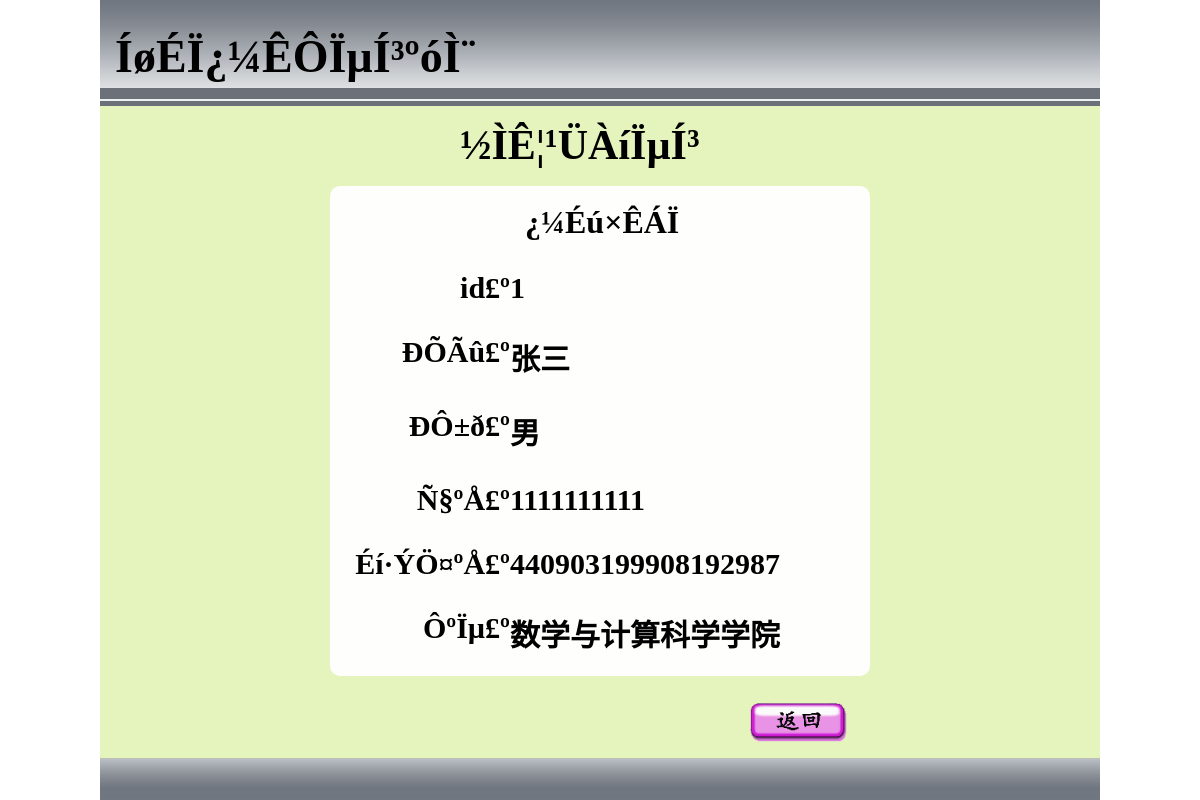
/studentmassege.php?id=1, run on the app's committed database.
### tables this page shows
CREATE TABLE `mastudent` (
  `id` int(11) NOT NULL AUTO_INCREMENT,
  `username` varchar(255) DEFAULT NULL,
  `stunumber` int(20) DEFAULT NULL,
  `myid` varchar(225) DEFAULT NULL,
  `xueyuan` varchar(255) DEFAULT NULL,
  `major` varchar(255) DEFAULT NULL,
  `sex` varchar(255) DEFAULT NULL,
  `usualscore` int(11) DEFAULT NULL,
  `allscore` int(11) DEFAULT NULL,
  `machscore` int(11) DEFAULT NULL,
  `page` int(11) DEFAULT NULL,
  `photo` varchar(255) DEFAULT NULL,
  `teachermassage` varchar(255) DEFAULT NULL,
  PRIMARY KEY (`id`)
);

### studentmassege.php (the view, shortened to what this page needs)
<!DOCTYPE html PUBLIC "-//W3C//DTD XHTML 1.0 Transitional//EN" "http://www.w3.org/TR/xhtml1/DTD/xhtml1-transitional.dtd">
<html xmlns="http://www.w3.org/1999/xhtml">
<head>
<link href="style/StudentsMessage.css" type="text/css" media="all" rel="stylesheet" />
</head>
<body
ondragstart="return false" draggable="return false"
        ondragenter="return false"
        ondragover="return false"
        ondrop="return false"
        onpaste="return false">
        <?php
        $id=$_GET["id"];
        $query="select * from mastudent where id='$id'";
        $result=mysql_query($query);
        $row=mysql_fetch_array($result);
        ?>
<div id="all">
  <div class="banner">
    <div class="banner_f1">
      <div class="banner_font"><strong>ÍøÉÏ¿¼ÊÔÏµÍ³ºóÌ¨</strong></div>
    </div>
    <div class="banner_f2"></div>
    <div class="banner_f3"></div>
    <div class="banner_f4"></div>
  </div>
  <div class="main">
    <div class="main_font">½ÌÊ¦¹ÜÀíÏµÍ³</div>
    <div class="box">
      <div class="box_font">¿¼Éú×ÊÁÏ</div>
      <div class="box_1">
        <div class="span1">id£º</div>
        <div class="span2"><?php echo $id;?></div>
      </div>
      <div class="box_2">
        <div class="span1">ÐÕÃû£º</div>
        <div class="span2"><?php echo $row["username"];?></div>
      </div>
      <div class="box_3">
        <div class="span1">ÐÔ±ð£º</div>
        <div class="span2"><?php echo $row["sex"];?></div>
      </div>
      <div class="box_4">
        <div class="span1">Ñ§ºÅ£º</div>
        <div class="span2"><?php echo $row["stunumber"];?></div>
      </div>
      <div class="box_5">
        <div class="span1">Éí·ÝÖ¤ºÅ£º</div>
        <div class="span2"><?php echo $row["myid"];?></div>
      </div>
      <div class="box_6">
        <div class="span1">ÔºÏµ£º</div>
        <div class="span2"><?php echo $row["xueyuan"];?></div>
      </div>
    </div>
  </div>
  <div class="footer">
    <div class="fanhui"><a href="studentmanage.php"><img src="images/fanhui.gif" id="fanhui" /></a></div>
  </div>
</div>
</body>
</html>

### style/StudentsMessage.css (style rules this page uses)
* { margin: 0; padding: 0; }
img { border-width: 0; }
a { text-decoration: none; }
#all { width: 1000px; height: 800px; margin: 0 auto; }
.banner { width: 1000px; height: 106px; overflow: hidden; }
.banner_f1 { width: 1000px; height: 88px; background-image: url(../images/001.png); overflow: hidden; }
.banner_font { font-size: 46px; color: #000; float: left; display: inline; margin-left: 15px; margin-top: 30px; }
.banner_f2 { width: 1000px; height: 11px; background-color: #6C7079; overflow: hidden; }
.banner_f3 { width: 1000px; height: 2px; background-color: #ECF2F2; overflow: hidden; }
.banner_f4 { width: 1000px; height: 5px; background-color: #6C7079; overflow: hidden; }
.main { width: 1000px; height: 652px; background-color: #E5F4BD; }
.main_font { font-size: 42px; font-weight: bold; color: #000; float: left; display: inline; margin-left: 360px; margin-top: 15px; }
.box { width: 540px; height: 490px; background-color: #FEFEFC; border-radius: 10px; margin: 0 auto; overflow-y: auto; overflow-x: hidden; margin-top: 17px; }
.box_font { font-size: 32px; font-weight: bold; display: inline; float: left; margin-left: 195px; margin-top: 18px; }
.box_1, .box_2, .box_3, .box_4, .box_5, .box_6 { width: 540px; margin-top: 30px; float: left; }
.span1 { width: 180px; float: left; text-align: right; font-size: 30px; color: #000; font-weight: bold; }
.span2 { width: 330px; float: left; text-align: left; font-size: 30px; color: #000; font-weight: bold; word-wrap: break-word; word-break: normal; white-space: normal; word-break: break-all; }
.footer { width: 1000px; height: 42px; background-image: url(../images/002.png); position: relative; }
#fanhui { height: 39px; }
.fanhui { position: absolute; top: -55px; left: 650px; }

### data on the page
mastudent: username "张三", sex "男", stunumber "1111111111", myid "440903199908192987", xueyuan "数学与计算科学学院"

### other printed values
$id "1"
